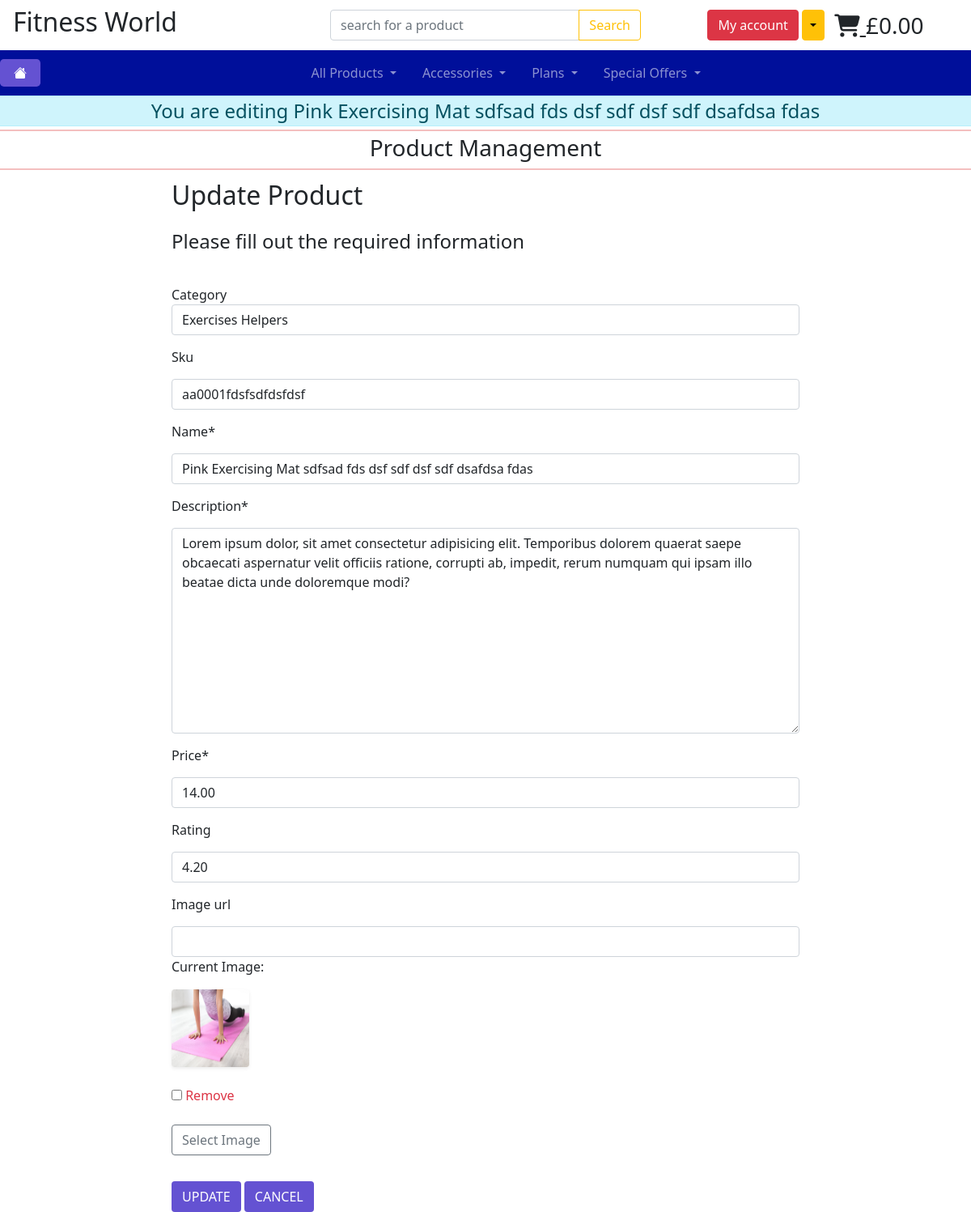
Page /products/edit/1/ (signed in) on the committed database.
### products/models.py (models this page shows, shortened)
class Product(models.Model):
    category = models.ForeignKey(
        'Category', null=True, blank=True, on_delete=models.SET_NULL)
    sku = models.CharField(max_length=254, null=True, blank=True)
    name = models.CharField(max_length=254)
    description = models.TextField()
    price = models.DecimalField(max_digits=6, decimal_places=2)
    rating = models.DecimalField(
        max_digits=6, decimal_places=2, null=True, blank=True)
    image_url = models.URLField(max_length=1400, null=True, blank=True)
    image = models.ImageField(null=True, blank=True)

### products/views.py (the view)
# urls.py: path('edit/<int:product_id>/', views.edit_product, name="edit_product"),
@login_required
def edit_product(request, product_id):
    if not request.user.is_superuser:
        messages.error(request, 'Sorry, only store owners can do that...')
        return redirect(reverse('home'))
    product = get_object_or_404(Product, pk=product_id)
    if request.method == 'POST':
        form = ProductForm(request.POST, request.FILES, instance=product)
        if form.is_valid():
            form.save()
            messages.success(request, 'Successfully updated product!')
            return redirect(reverse('product_detail', args=[product.id]))
        else:
            messages.error(
                request, 'Failed to update product. Please ensure the form is valid.')
    else:
        form = ProductForm(instance=product)
        messages.info(request, f'You are editing {product.name}')
    template = 'products/edit_product.html'
    context = {
        'form': form,
        'product': product,
    }
    return render(request, template, context)

### products/forms.py
class ProductForm(forms.ModelForm):
    class Meta:
        model = Product
        fields = '__all__'
    image = forms.ImageField(label='Image', required=False,
                             widget=CustomClearableFileInput)
    def __init__(self, *args, **kwargs):
        super().__init__(*args, **kwargs)
        categories = Category.objects.all()
        friendly_names = [(c.id, c.get_friendly_name()) for c in categories]
        self.fields['category'].choices = friendly_names
        for field_name, field in self.fields.items():
            field.widget.attrs['class'] = ''

### cart/contexts.py (called while the page is built, shortened)
def cart_contents(request):
    cart_items = []
    total = 0
    product_count = 0
    cart = request.session.get('cart', {})
    if total < settings.FREE_DELIVERY_THRESHOLD:
        delivery = total * Decimal(settings.STANDARD_DELIVERY_PERCENTAGE / 100)
        free_delivery_delta = settings.FREE_DELIVERY_THRESHOLD - total
    else:
        delivery = 0
        free_delivery_delta = 0
    grand_total = delivery + total
    context = {
        'cart_items': cart_items,
        'total': total,
        'product_count': product_count,
        'delivery': delivery,
        'free_delivery_delta': free_delivery_delta,
        'free_delivery_threshold': settings.FREE_DELIVERY_THRESHOLD,
        'grand_total': grand_total,
    }
    return context

### products/models.py (called while the page is built)
    def get_friendly_name(self):
        return self.friendly_name

### products/templates/products/edit_product.html (shortened to what this page needs)
{% extends 'base.html' %}
{% load static %}
{% load bootstrap5 %}
{% load cart_tools %}
{% block extra_css %}
<link rel="stylesheet" href="{% static 'checkout/css/checkout.css' %} ">
{% endblock %}
{% block content %}
<div class="container-fluid">
    <div class="row">
        <div class="col-12 text-center p-0 m-0">
            <hr class="hr-class my-1">
            <h3 class="logo-font">Product Management</h3>
            <hr class="hr-class my-1">
        </div>
    </div>
    <div class="row">
        <div class="col-lg-8 col-xxl-7 mx-auto">
            <h2 class="mt-2">Update Product</h2>
            <form method="POST" action="{% url 'edit_product' product.id %}" enctype="multipart/form-data" class="no-labels">
                <h4 class="my-4">Please fill out the required information</h4>
                {% for field in form %}
                {% if field.name != 'image' %}
                {{ field | as_crispy_field }}
                {% else %}
                {{ field }}
                {% endif %}
                {% endfor %}
                <button class="btn btn-style mt-3" type="submit">UPDATE</button>
                <button class="btn btn-style mt-3" type="submit">CANCEL</button>
            </form>
        </div>
    </div>
</div>
{% endblock %}

### static/css/base.css (style rules this page uses)
.hr-class { height:2px !important; border-width:0 !important; color:#D40000 !important; background-color:#D40000 !important; }
.btn-style { background-color:#6452D2; color:#fff; }
.form-group input, textarea, label { margin-top:15px; }

### checkout/static/checkout/css/checkout.css (style rules this page uses)
select, select option { color: #000000; }

### rows in the picture
Product: category "Exercises Helpers" "aa0001fdsfsdfdsfdsf" "Pink Exercising Mat sdfsad fds dsf sdf dsf sdf dsafdsa fdas" "Lorem ipsum dolor, sit amet consectetur adipisicing elit. Temporibus dolorem quaerat saepe obcaecati aspernatur velit officiis ratione, corrupti ab, impedit, rerum numquam qui ipsam illo beatae dicta unde doloremque modi?" "14.00" "4.20"

### other values in the picture
{{ message }} "You are editing Pink Exercising Mat sdfsad fds dsf sdf dsf sdf dsafdsa fdas"
{{ widget.initial_text }} "Current Image"
{{ widget.clear_checkbox_label }} "Remove"
